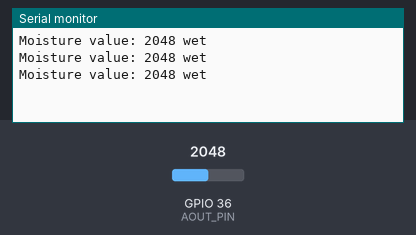
The sketch below on a simulated ESP32. On the bench: the last lines printed to the serial monitor. The test bench sets the inputs (shaded band); at power-on: GPIO 36 (AOUT_PIN) = 2048.

Above: at 1.3 s.
1.4 s: GPIO 36 (AOUT_PIN) set to 2130
At 1.9 s:
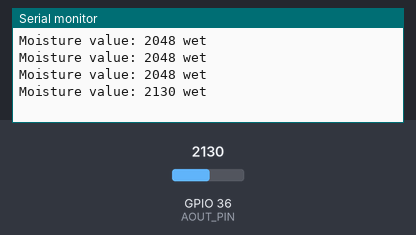
2.9 s: GPIO 36 (AOUT_PIN) set to 2253
At 3.4 s:
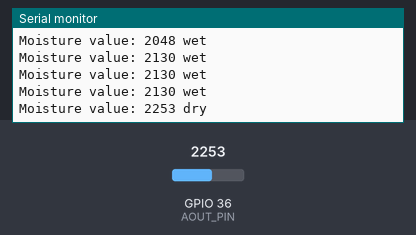

Measured:
- the behaviour switches between 2200 and 2201 on GPIO 36 (AOUT_PIN) (found by bisection; images 1 and 2)
- after the input at 1.4 s, the serial monitor: prints a new line after 0.10 s (image 1)
- after the input at 2.9 s, the serial monitor: prints a new line after 0.10 s (image 2)

The sketch:

calibratingSoilSensor.ino
```cpp
#include <WiFi.h>
#include <WebServer.h>
#include <ArduinoJson.h>


#define AOUT_PIN 36 // ESP32 pin GPIO36 (ADC0) that connects to AOUT pin of moisture sensor


void setup() {

  Serial.begin(115200);

}


void loop() {
  int value = analogRead(AOUT_PIN); // read the analog value from sensor

  Serial.print("Moisture value: ");
  Serial.print(value);
  if(value > 2200) {
    Serial.println(" dry");
  }
  else {
    Serial.println(" wet");
  }

  delay(500);
}
```
